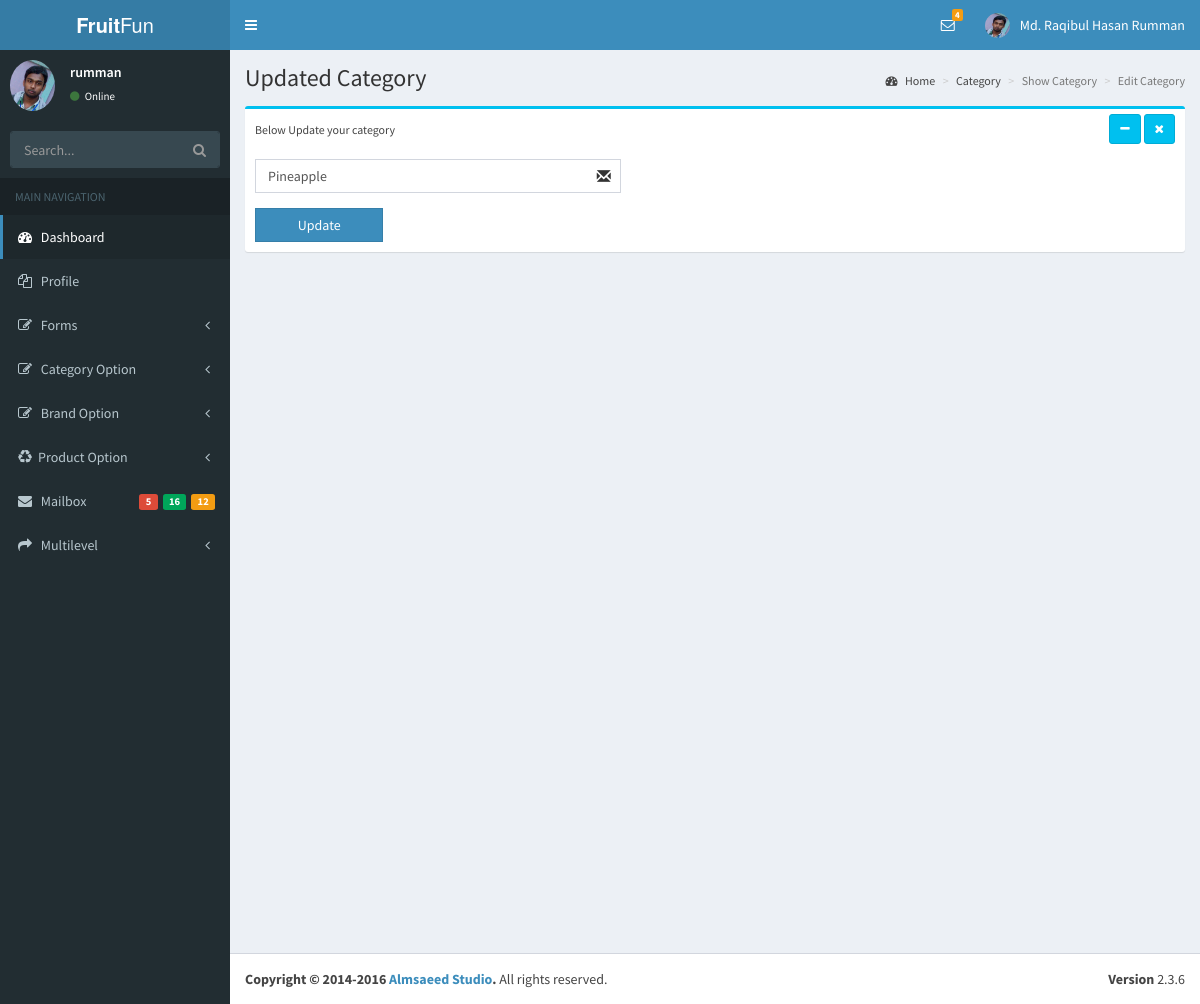
/myadmin/editcat.php?catedit=16 (signed in), run on the app's committed database.
### tables this page shows
CREATE TABLE `foradmin` (
  `AdminId` int(11) NOT NULL,
  `AdminName` varchar(255) NOT NULL,
  `AdminUser` varchar(255) NOT NULL,
  `AdminPass` varchar(255) NOT NULL,
  `AdminEmail` varchar(255) NOT NULL,
  `AdminImage` varchar(255) NOT NULL,
  `level` int(11) NOT NULL DEFAULT '0',
  `AdminDate` timestamp NOT NULL DEFAULT CURRENT_TIMESTAMP
);

CREATE TABLE `forcat` (
  `catId` int(11) NOT NULL,
  `catName` varchar(255) NOT NULL,
  `catRole` int(11) NOT NULL,
  `catParent` int(11) NOT NULL
);

### lib/Database.php (called while the page is built, shortened)
<?php
Class Database{
	public $host   = DB_HOST;
	public $user   = DB_USER;
	public $pass   = DB_PASS;
	public $dbname = DB_NAME;
	public $link;
	private function connectDB(){
	$this->link = new mysqli($this->host, $this->user, $this->pass, $this->dbname);
   }
	public function select($query){
		$result = $this->link->query($query) or die($this->link->error.__LINE__);
		if($result->num_rows > 0){
			return $result;
		} else {
			return false;
		}
	}
 }
?>

### lib/Session.php (called while the page is built, shortened)
<?php
  class Session{
     public static function get($key){
          if (isset($_SESSION[$key])) {
           return $_SESSION[$key];
          } else {
           return false;
          }
     }
  }
?>

### classes/Category.php (called while the page is built, shortened)
<?php
  $filepath = realpath(dirname(__FILE__));
  include_once ($filepath."/../lib/Database.php");
?>
<?php
class Category
{
	    private $db;
	  	function __construct()
	  	{
	  		$this->db = new Database();
	  	}
        public function getCatById($catedit){
        	$cquery = "select * from forcat where catId ='$catedit'";
	  		 $cresult = $this->db->select($cquery);
	  			if($cresult){
                     return $cresult;
	  			}
        }
}
?>

### myadmin/editcat.php (the view, shortened to what this page needs)
<?php include('inc/adminheader.php');?>
<?php include('inc/adminsidebar.php');?>
<?php
include '../classes/Category.php';
    $cat = new Category();
  if(!isset($_GET['catedit']) && $_GET['catedit']==NULL){
     echo "<script>window.location='showcat.php'</script>";
  }else{
     $catedit = $_GET['catedit'];
  }
?>
  <div class="content-wrapper">
    <section class="content-header">
      <h1>
        Updated Category
      </h1>
      <ol class="breadcrumb">
        <li><a href="#"><i class="fa fa-dashboard"></i> Home</a></li>
        <li><a href="#">Category</a></li>
        <li class="active">Show Category</li>
        <li class="active">Edit Category</li>
      </ol>
    </section>
    <section class="content">
      <div class="row">
        <div class="col-md-12">
          <div class="box box-info">
            <div class="box-header">
              <small>Below Update your category</small>
              <div class="pull-right box-tools">
                <button type="button" class="btn btn-info btn-sm" data-widget="collapse" data-toggle="tooltip" title="Collapse">
                  <i class="fa fa-minus"></i></button>
                <button type="button" class="btn btn-info btn-sm" data-widget="remove" data-toggle="tooltip" title="Remove">
                  <i class="fa fa-times"></i></button>
              </div>
            </div>
            <div class="box-body pad">
             <?php
                  $getcat = $cat->getCatById($catedit);
                  while ($result = $getcat->fetch_assoc()) {
            ?>
            <form action="" method="post">
                  <div class="row">
                   <div class="col-xs-5">
                  <div class="form-group has-feedback">
                    <input type="text" class="form-control" value="<?php echo $result['catName'];?>" name="catName">
                  </div>
                  </div>
                  </div>
                   <div class="row">
                  <div class="col-xs-2">
                    <input type="submit" class="btn btn-primary btn-block btn-flat" value="Update">
                  </div>
                </div>
            </form>
            <?php } ?>
            </div>
          </div>
        </div>
      </div>
    </section>
  </div>
<?php include('inc/foreditor.php');?>

### myadmin/inc/adminheader.php (shortened to what this page needs)
<?php
include '../lib/Session.php';
include_once '../lib/Database.php';
$db = new Database();
?>
<!DOCTYPE html>
<html>
<head>
  <link rel="stylesheet" href="bootstrap/css/bootstrap.min.css">
  <link rel="stylesheet" href="https://cdnjs.cloudflare.com/ajax/libs/font-awesome/4.5.0/css/font-awesome.min.css">
  <link rel="stylesheet" href="https://cdnjs.cloudflare.com/ajax/libs/ionicons/2.0.1/css/ionicons.min.css">
  <link rel="stylesheet" href="dist/css/AdminLTE.min.css">
  <link rel="stylesheet" href="dist/css/skins/_all-skins.min.css">
  <link rel="stylesheet" href="plugins/iCheck/flat/blue.css">
  <link rel="stylesheet" href="plugins/morris/morris.css">
  <link rel="stylesheet" href="plugins/jvectormap/jquery-jvectormap-1.2.2.css">
  <link rel="stylesheet" href="plugins/datepicker/datepicker3.css">
  <link rel="stylesheet" href="plugins/daterangepicker/daterangepicker.css">
  <link rel="stylesheet" href="plugins/bootstrap-wysihtml5/bootstrap3-wysihtml5.min.css">
  <link rel="stylesheet" href="../../plugins/datatables/dataTables.bootstrap.css">
</head>
<body class="hold-transition skin-blue sidebar-mini">
<div class="wrapper">
  <header class="main-header">
    <a href="index.php" class="logo">
      <span class="logo-lg"><b>Fruit</b>Fun</span>
    </a>
    <nav class="navbar navbar-static-top">
      <a href="#" class="sidebar-toggle" data-toggle="offcanvas" role="button">
      </a>
      <div class="navbar-custom-menu">
        <ul class="nav navbar-nav">
          <li class="dropdown messages-menu">
            <a href="#" class="dropdown-toggle" data-toggle="dropdown">
              <i class="fa fa-envelope-o"></i>
              <span class="label label-warning">4</span>
            </a>
          </li>
          <li class="dropdown user user-menu">
            <a href="#" class="dropdown-toggle" data-toggle="dropdown">
            <?php
             $ami = Session::get('AdminId');
             $iquery = "select * from foradmin where AdminId='$ami'";
             $iresult = $db->select($iquery);
             if($iresult){
               $ivalue = $iresult->fetch_assoc();
               $iimag = $ivalue['AdminImage'];
             }
            ?>
              <img src="<?php if(isset($iimag))echo $iimag;?>" class="user-image" alt="User Image">
              <span class="hidden-xs"><?php  if(!empty(Session::get('adminName'))) echo Session::get('adminName'); else echo Session::get('adminUser');?></span>
            </a>
          </li>
        </ul>
      </div>
    </nav>
  </header>

### myadmin/inc/adminsidebar.php (shortened to what this page needs)
<aside class="main-sidebar">
  <section class="sidebar">
    <div class="user-panel">
      <div class="pull-left image">
       <?php
           $ami = Session::get('AdminId');
           $iquery = "select * from foradmin where AdminId='$ami'";
           $iresult = $db->select($iquery);
           if($iresult){
             $ivalue = $iresult->fetch_assoc();
             $iimag = $ivalue['AdminImage'];
             $aname = $ivalue['AdminUser'];
           }
       ?>
        <img src="<?php if(isset($iimag))echo $iimag;?>" class="img-circle" alt="User Image">
      </div>
      <div class="pull-left info">
        <p><?php echo $aname;?></p>
        <a href="#"><i class="fa fa-circle text-success"></i> Online</a>
      </div>
    </div>
    <form action="#" method="get" class="sidebar-form">
      <div class="input-group">
        <input type="text" name="q" class="form-control" placeholder="Search...">
            <span class="input-group-btn">
              <button type="submit" name="search" id="search-btn" class="btn btn-flat"><i class="fa fa-search"></i>
              </button>
            </span>
      </div>
    </form>
    <ul class="sidebar-menu">
      <li class="header">MAIN NAVIGATION</li>
      <li class="active treeview">
        <a href="index.php">
          <i class="fa fa-dashboard"></i> <span>Dashboard</span>
        </a>
      </li>
       <li class="treeview">
        <a href="#">
          <i class="fa fa-files-o"></i>
          <span>Profile</span>
        </a>
      </li>
      <li class="treeview">
        <a href="#">
          <i class="fa fa-edit"></i> <span>Forms</span>
          <span class="pull-right-container">
            <i class="fa fa-angle-left pull-right"></i>
          </span>
        </a>
      </li>
      <li class="treeview">
        <a href="#">
          <i class="fa fa-edit"></i> <span>Category Option</span>
          <span class="pull-right-container">
            <i class="fa fa-angle-left pull-right"></i>
          </span>
        </a>
      </li>
      <li class="treeview">
        <a href="#">
          <i class="fa fa-edit"></i> <span>Brand Option</span>
          <span class="pull-right-container">
            <i class="fa fa-angle-left pull-right"></i>
          </span>
        </a>
      </li>
      <li class="treeview">
        <a href="#">
          <i class="fa fa-recycle"></i><span>Product Option</span>
          <span class="pull-right-container">
            <i class="fa fa-angle-left pull-right"></i>
          </span>
        </a>
      </li>
      <li>
        <a href="mailbox.php">
          <i class="fa fa-envelope"></i> <span>Mailbox</span>
          <span class="pull-right-container">
            <small class="label pull-right bg-yellow">12</small>
            <small class="label pull-right bg-green">16</small>
            <small class="label pull-right bg-red">5</small>
          </span>
        </a>
      </li>
      <li class="treeview">
        <a href="#">
          <i class="fa fa-share"></i> <span>Multilevel</span>
          <span class="pull-right-container">
            <i class="fa fa-angle-left pull-right"></i>
          </span>
        </a>
      </li>
    </ul>
  </section>
</aside>

### data on the page
foradmin: AdminImage (picture), AdminUser "rumman"
forcat: catName "Pineapple"

### other printed values
Session::get('adminName') "Md. Raqibul Hasan Rumman"
